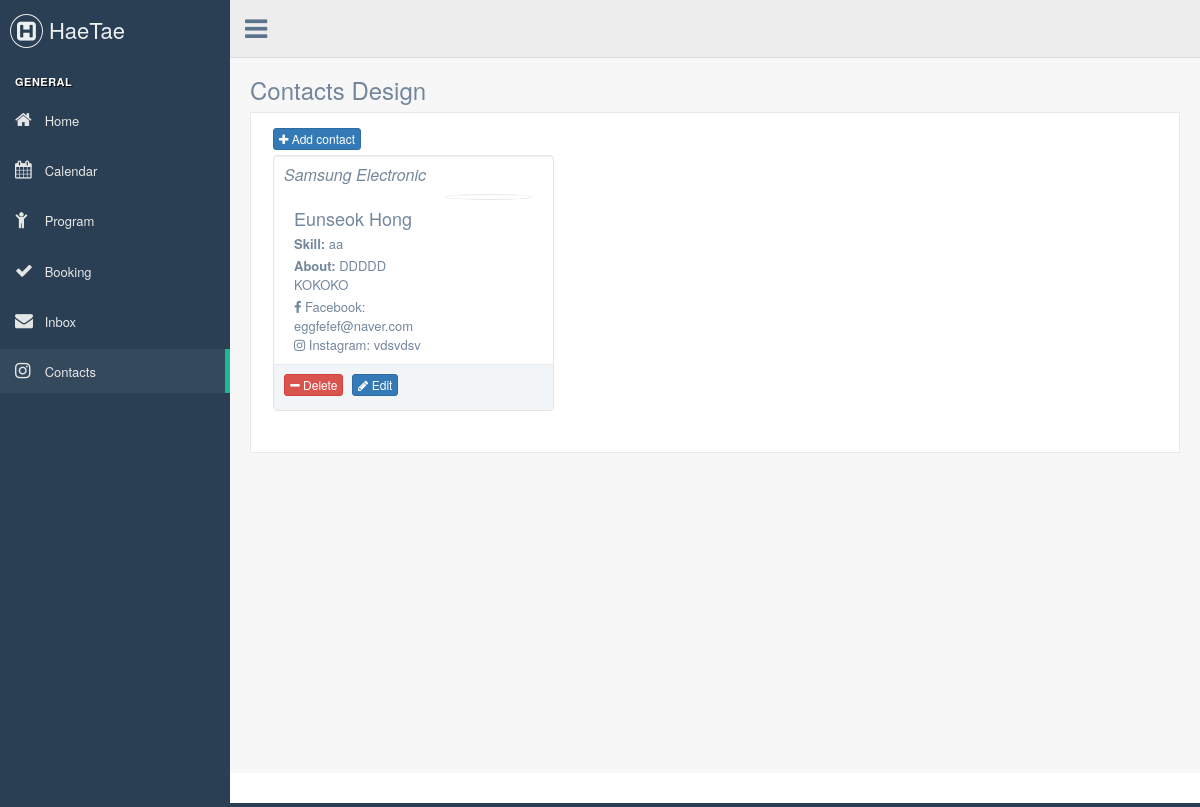
The page /admin/contacts.php on the database its author committed.
### tables this page shows
CREATE TABLE `contact` (
  `pk` int(11) NOT NULL,
  `name` text NOT NULL,
  `org` text,
  `about` mediumtext,
  `facebook` text,
  `instagram` text,
  `image` text,
  `skill` text
);

### src/admin/contacts.php (the view, shortened to what this page needs)
<?php
$conn = mysqli_connect(
    'localhost',
    'root',
    'q1w2e3r4',
    'hmong');
$sql = "SELECT * FROM contact";
$result = mysqli_query($conn, $sql);
$contact_list = '';
while ($row = mysqli_fetch_array($result)) {
    $contact_list = $contact_list
        ."<div class='col-md-4 col-sm-4 col-xs-12 profile_details'>
            <div class='well profile_view'>
                <div class='col-sm-12'>
                    <h4 class='brief'><i>{$row['org']}</i></h4>
                    <div class='left col-xs-7'>
                        <h2>{$row['name']}</h2>
                        <p><strong>Skill: </strong> {$row['skill']} </p>
                        <p><strong>About: </strong> {$row['about']} </p>
                        <ul class='list-unstyled'>
                            <li><i class='fa fa-facebook'></i> Facebook: {$row['facebook']}</li>
                            <li><i class='fa fa-instagram'></i> Instagram: {$row['instagram']}</li>
                        </ul>
                    </div>
                    <div class='right col-xs-5 text-center'>
                        <img src='../uploads/{$row['image']}' alt='' class='img-circle img-responsive'>
                    </div>
                </div>
                <div class='col-xs-12 bottom text-center'>
                    <div class='col-xs-12 col-sm-6 emphasis'>
                        <button type='button' data-id='{$row['pk']}' class='btn btn-danger btn-xs btn_delete_h'><i
                                    class='fa fa-minus'>
                            </i> Delete </button>
                        <a href='contacts_form.php?id={$row['pk']}' type='button' class='btn btn-primary btn-xs'><i
                                    class='fa fa-pencil'>
                            </i> Edit </a>
                    </div>
                </div>
            </div>
        </div>";
}
?>
<!DOCTYPE html>
<html lang="en">
<head>
    <link href="../vendors/bootstrap/dist/css/bootstrap.min.css" rel="stylesheet">
    <link href="../vendors/font-awesome/css/font-awesome.min.css" rel="stylesheet">
    <link href="../vendors/nprogress/nprogress.css" rel="stylesheet">
    <link href="../vendors/dropzone/dist/min/dropzone.min.css" rel="stylesheet">
    <link href="../build/css/custom.min.css" rel="stylesheet">
</head>
<body class="nav-md">
<div class="container body">
    <div class="main_container">
        <?php include("include/top_navigation.php"); ?>
        <div class="right_col" role="main">
            <div class="">
                <div class="page-title">
                    <div class="title_left">
                        <h3>Contacts Design</h3>
                    </div>
                </div>
                <div class="clearfix"></div>
                <div class="row">
                    <div class="col-md-12">
                        <div class="x_panel">
                            <div class="x_content">
                                <div class="row">
                                    <div class="col-md-12 col-sm-12 col-xs-12">
                                        <a href="contacts_form.php" class="btn btn-primary btn-xs"><i class="fa fa-plus"> </i> Add contact</a>
                                    </div>
                                    <div class="clearfix"></div>
                                    <?= $contact_list; ?>
                                </div>
                            </div>
                        </div>
                    </div>
                </div>
            </div>
        </div>
        <footer>
        </footer>
    </div>
</div>
</body>
</html>

### rows shown on the page
contact: org "Samsung Electronic", name "Eunseok Hong", skill "aa", about "DDDDD KOKOKO", facebook "eggfefef@naver.com", instagram "vdsvdsv"
